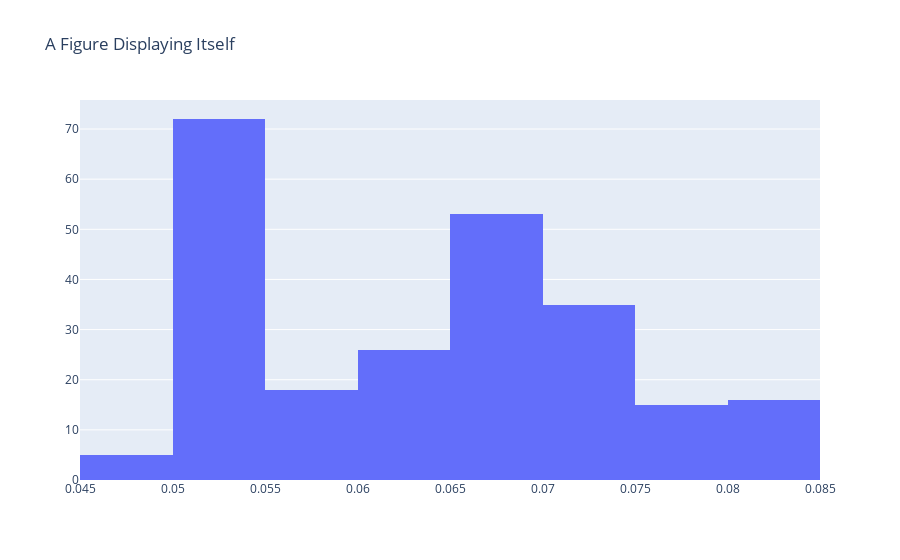

The code cell stored with this chart in its notebook:
### Code cell
trace2 = go.Figure(
    data = [go.Histogram(x = data_norm_to_0_1)],
    layout_title_text="A Figure Displaying Itself"
)

#fig['layout'].update(height=600, width=800, title='Normalize by a Constant')

trace2.show()

### Figure 1 — Plotly figure (JSON) as saved in the notebook; plotly's stock layout.template omitted (floating-point values rounded to 4 significant figures; data arrays with more than 128 entries replaced by an {"elided": "..."} marker saying what was removed)
{"data": [{"type": "histogram", "x": {"elided": "240 float values"}}], "layout": {"title": {"text": "A Figure Displaying Itself"}}}
